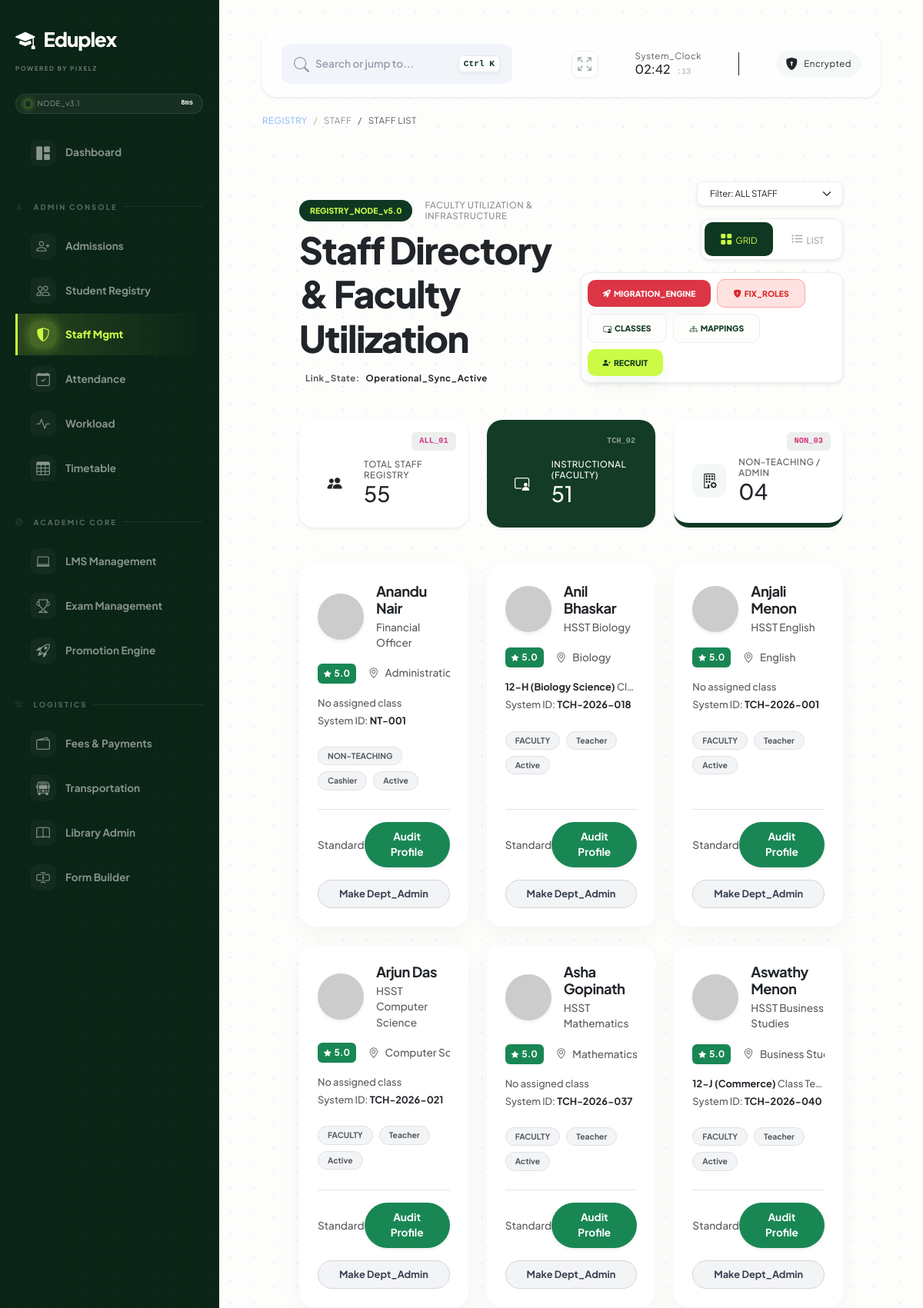
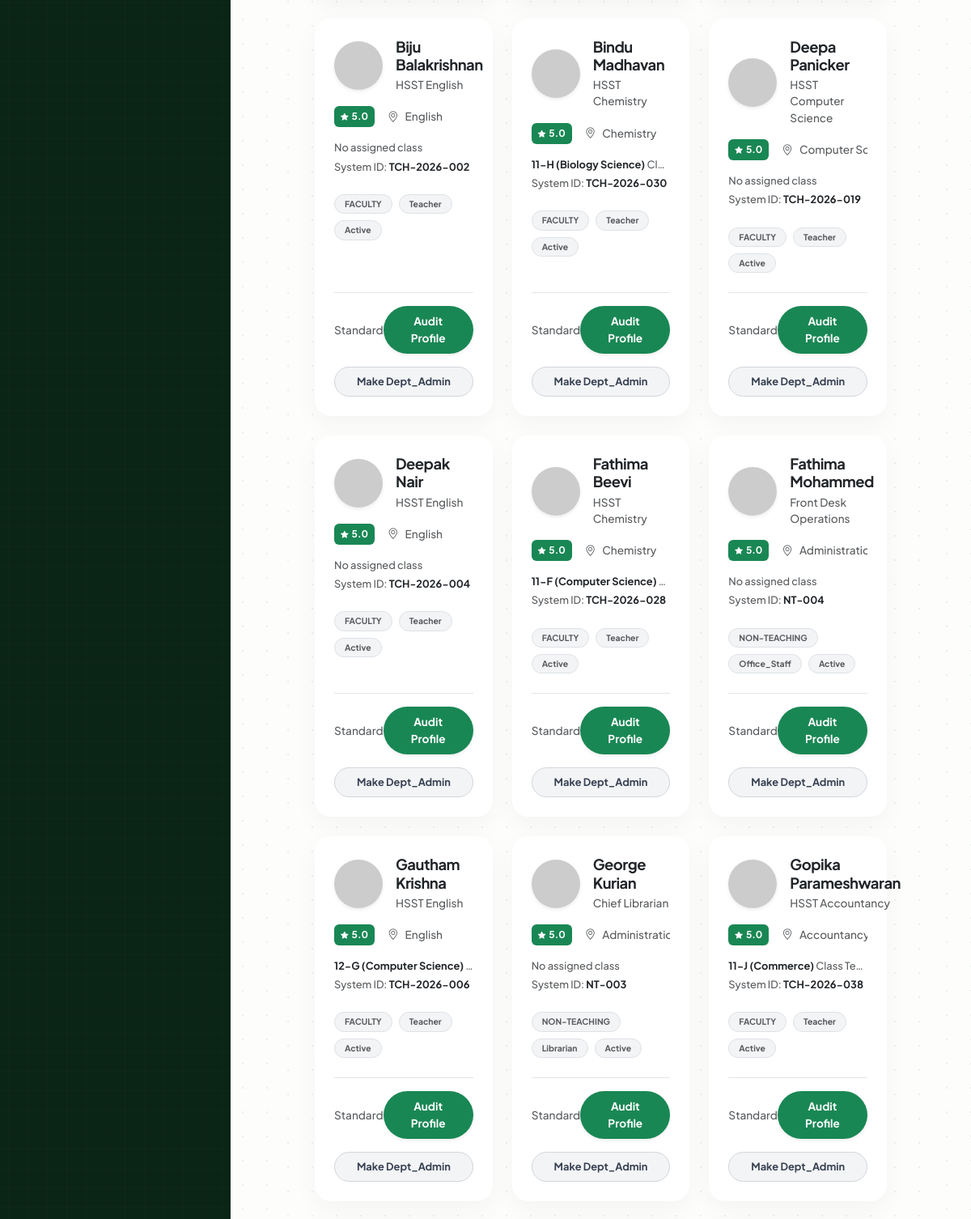
The page /staff/ (signed in, upper part) on the database its author committed (2 pictures, top to bottom).
### staff/models.py (models this page shows, shortened)
class Staff(models.Model):
    STATUS_CHOICES = [
        ('Active', 'Active'),
        ('Resigned', 'Resigned'),
        ('On_Leave', 'On Leave'),
    ]
    ROLE_CHOICES = [
        ('Teacher', 'Faculty Member'),
        ('Admin', 'Root Administrator'),
        ('Cashier', 'Financial Officer'),
        ('Librarian', 'Library Admin'),
        ('Office_Staff', 'Front Desk Operations'),
        ('Dept_Admin', 'Department Head'),
    ]
    user = models.OneToOneField(User, on_delete=models.CASCADE)
    staff_id = models.CharField(max_length=20, unique=True, null=True, blank=True)
    department = models.ForeignKey(Department, on_delete=models.SET_NULL, null=True, blank=True)
    designation = models.CharField(max_length=100)
    role = models.CharField(max_length=20, choices=ROLE_CHOICES, default='Teacher') # Added new role field
    qualification = models.CharField(max_length=100, null=True, blank=True)
    joining_date = models.DateField(default=timezone.now, null=True, blank=True)
    phone = models.CharField(max_length=15, null=True, blank=True)
    address = models.TextField(null=True, blank=True)
    is_teaching_staff = models.BooleanField(default=True)
    status = models.CharField(max_length=20, choices=STATUS_CHOICES, default='Active')

class Department(models.Model):
    name = models.CharField(max_length=100, unique=True)
    head_of_department = models.ForeignKey('Staff', on_delete=models.SET_NULL, null=True, blank=True, related_name='hod_of')

### admission/models.py (models this page shows, shortened)
class ClassRoom(models.Model):
    STANDARD_CHOICES = [(str(i), str(i)) for i in range(1, 13)]
    DIVISION_CHOICES = [
        ('A1', 'A1'), ('A2', 'A2'), ('B1', 'B1'), ('B2', 'B2'),
        ('C1', 'C1'), ('C2', 'C2'), ('D1', 'D1'), ('D2', 'D2'),
        ('E1', 'E1'), ('E2', 'E2'), ('F1', 'F1'), ('F2', 'F2'),
        ('G1', 'G1'), ('G2', 'G2'), ('H1', 'H1'), ('H2', 'H2'),
        ('I1', 'I1'), ('I2', 'I2'), ('J1', 'J1'), ('J2', 'J2'),
        ('K1', 'K1'), ('K2', 'K2'), ('A', 'A'), ('B', 'B'), ('C', 'C'), ('D', 'D')
    ]
    standard = models.CharField(max_length=5, choices=STANDARD_CHOICES)
    division = models.CharField(max_length=5, choices=DIVISION_CHOICES)
    stream = models.ForeignKey(Stream, on_delete=models.SET_NULL, null=True, blank=True)
    class_teacher = models.OneToOneField(
        'staff.Staff',
        on_delete=models.SET_NULL,
        null=True,
        blank=True,
        related_name='class_teacher_of',
        help_text="The teacher in charge of this specific class."
    )
    name = models.CharField(max_length=100, blank=True, editable=False)
    total_seats = models.IntegerField(default=60)
    class Meta:
        unique_together = ['standard', 'division']
        ordering = ['standard', 'division']

### staff/views.py (the view)
# urls.py: path('', views.staff_list, name='staff_list'),
@login_required
@user_passes_test(is_admin_or_dept_admin)
def staff_list(request):
    staff_members = Staff.objects.select_related('user', 'department').all().order_by('user__first_name')
    teaching_count = staff_members.filter(is_teaching_staff=True).count()
    non_teaching_count = staff_members.filter(is_teaching_staff=False).count()
    return render(request, 'staff/list.html', {
        'staff_members': staff_members,
        'teaching_count': teaching_count,
        'non_teaching_count': non_teaching_count
    })

### templates/staff/list.html (shortened to what this page needs)
{% extends 'base.html' %}
{% load static %}
{% block content %}
<div class="theme-wrapper container-fluid p-4 p-lg-5 page-load-animation registry-blueprint">
    <div class="row align-items-end mb-5 gy-4">
        <div class="col-xl-6 col-xxl-6">
            <div class="d-flex align-items-center gap-3 mb-2">
                <span class="badge-node-tech">REGISTRY_NODE_v5.0</span>
                <h6 class="text-uppercase smallest fw-black ls-1 m-0 text-theme-dark opacity-50">
                    Faculty Utilization & Infrastructure
                </h6>
            </div>
            <h1 class="display-title text-theme-dark tracking-tighter m-0 line-height-1 text-wrap">
                Staff Directory & Faculty Utilization
            </h1>
            <div class="d-flex align-items-center gap-2 mt-3 text-theme-dark fw-bold">
                <span class="smallest ls-1 fw-black uppercase opacity-75">Link_State:</span>
                <span class="smallest ls-1 fw-black text-theme-accent-dark uppercase">Operational_Sync_Active</span>
            </div>
        </div>
        <div class="col-xl-6 col-xxl-6 d-flex flex-wrap align-items-center justify-content-start justify-content-xl-end gap-3">
            <div class="filter-terminal shadow-sm border rounded-3 overflow-hidden bg-white">
                <select id="staffFilter" class="form-select border-0 shadow-none smallest fw-black uppercase text-theme-dark ps-3 pe-5 py-2" onchange="filterStaff(this.value)" style="cursor: pointer; background-color: transparent;">
                    <option value="all">Filter: ALL STAFF</option>
                </select>
            </div>
            <div class="view-toggle-terminal p-1 d-flex align-items-center gap-1 shadow-sm border">
                <button onclick="switchView('grid')" id="gridBtn" class="btn-terminal-toggle active">
                    <i class="bi bi-grid-fill me-1"></i><span class="smallest fw-black">GRID</span>
                </button>
                <button onclick="switchView('list')" id="listBtn" class="btn-terminal-toggle">
                    <i class="bi bi-list-ul me-1"></i><span class="smallest fw-black">LIST</span>
                </button>
            </div>
            {% if request.user.is_superuser or request.user.groups.all.0.name == 'Admin' or request.user.groups.all.0.name == 'Dept_Admin' %}
            <div class="action-terminal p-2 shadow-sm border d-flex flex-wrap align-items-center gap-2">
                <a href="{% url 'staff:promotion_terminal' %}" class="btn-terminal-action alert-danger text-nowrap shadow-soft border-0">
                    <i class="bi bi-rocket-takeoff-fill me-1"></i>MIGRATION_ENGINE
                </a>
                {% if request.user.is_superuser or request.user.groups.all.0.name == 'Admin' %}
                <form action="{% url 'staff:sync_staff_roles' 0 %}" method="POST" class="m-0">
                    <button type="submit" name="bulk_promote" class="btn-terminal-action danger text-nowrap">
                        <i class="bi bi-shield-lock-fill me-1"></i>FIX_ROLES
                    </button>
                </form>
                {% endif %}
                <a href="{% url 'staff:assign_class_teacher' %}" class="btn-terminal-action standard text-nowrap"><i class="bi bi-person-video3 me-1"></i>CLASSES</a>
                <a href="{% url 'staff:allocation_list' %}" class="btn-terminal-action standard text-nowrap"><i class="bi bi-diagram-3 me-1"></i>MAPPINGS</a>
                <a href="{% url 'staff:add' %}" class="btn-terminal-action neon shadow-soft text-nowrap"><i class="bi bi-person-plus-fill me-1"></i>RECRUIT</a>
            </div>
            {% endif %}
        </div>
    </div>
    <div class="row g-4 mb-5">
        <div class="col-xl-4 col-md-4">
            <div class="card card-terminal border-0 h-100 glass-node shadow-sm position-relative">
                <code class="code-fragment position-absolute top-0 end-0 m-3 text-theme-dark">ALL_01</code>
                <div class="card-body p-4 pt-5 d-flex align-items-center">
                    <div class="terminal-icon-box bg-sage me-3 flex-shrink-0"><i class="bi bi-people-fill"></i></div>
                    <div class="w-100">
                        <h6 class="fw-black text-muted smallest text-uppercase ls-1 m-0">Total Staff Registry</h6>
                        <h3 class="fw-black text-theme-dark m-0 tracking-tighter">{{ staff_members.count|stringformat:"02d" }}</h3>
                    </div>
                </div>
            </div>
        </div>
        <div class="col-xl-4 col-md-4">
            <div class="card card-terminal border-0 h-100 glass-node-dark shadow-sm position-relative text-white">
                <code class="code-fragment position-absolute top-0 end-0 m-3 text-white opacity-50">TCH_02</code>
                <div class="card-body p-4 pt-5 d-flex align-items-center">
                    <div class="terminal-icon-box bg-theme-accent text-theme-dark me-3 flex-shrink-0"><i class="bi bi-person-video3"></i></div>
                    <div class="w-100">
                        <h6 class="fw-black theme-accent-text smallest text-uppercase ls-1 m-0">Instructional (Faculty)</h6>
                        <h3 class="fw-black text-white m-0 tracking-tighter">{{ teaching_count|stringformat:"02d" }}</h3>
                    </div>
                </div>
            </div>
        </div>
        <div class="col-xl-4 col-md-4">
            <div class="card card-terminal border-0 h-100 glass-node border-bottom-heavy shadow-sm position-relative">
                <code class="code-fragment position-absolute top-0 end-0 m-3 text-theme-dark">NON_03</code>
                <div class="card-body p-4 pt-5 d-flex align-items-center">
                    <div class="terminal-icon-box bg-light-sage text-theme-dark me-3 flex-shrink-0"><i class="bi bi-building-gear"></i></div>
                    <div class="w-100">
                        <h6 class="fw-black text-muted smallest text-uppercase ls-1 m-0">Non-Teaching / Admin</h6>
                        <h3 class="fw-black text-theme-dark m-0 tracking-tighter">{{ non_teaching_count|stringformat:"02d" }}</h3>
                    </div>
                </div>
            </div>
        </div>
    </div>
    <div id="gridView" class="row g-4 transition-fade">
        {% for staff in staff_members %}
        <div class="col-xl-4 col-lg-6 col-md-6 flex-fill staff-node-item" data-category="{% if staff.is_teaching_staff %}faculty{% else %}non-teaching{% endif %}">
            <div class="card border-0 h-100 p-4" style="border-radius: 20px; box-shadow: 0 10px 30px rgba(0,0,0,0.04); background: #ffffff; transition: 0.3s;">
                <div class="d-flex align-items-center gap-3 mb-3">
                    <img src="https://ui-avatars.com/api/?name={{ staff.user.get_full_name }}&background=0f3822&color=cbfb45&size=128&bold=true" class="rounded-circle shadow-sm" style="width: 60px; height: 60px; object-fit: cover;">
                    <div>
                        <h5 class="fw-bold mb-1 text-theme-dark" style="font-size: 1.15rem; letter-spacing: -0.5px;">{{ staff.user.get_full_name }}</h5>
                        <p class="text-muted mb-0" style="font-size: 0.85rem; font-weight: 500;">{{ staff.designation }}</p>
                    </div>
                </div>
                <div class="d-flex align-items-center gap-3 mb-3">
                    <div class="d-flex align-items-center rounded px-2 py-1 {% if staff.user.is_staff %}bg-success{% else %}bg-danger{% endif %} text-white" style="font-size: 0.75rem; font-weight: 700;">
                        <i class="bi bi-star-fill me-1" style="font-size: 0.6rem;"></i> 5.0 </div>
                    <div class="d-flex align-items-center text-muted text-truncate" style="font-size: 0.85rem; font-weight: 500;">
                        <i class="bi bi-geo-alt me-2"></i> {{ staff.department.name|default:"General Dept"|title }}
                    </div>
                </div>
                <div class="mb-4 d-flex flex-column gap-1">
                    <div class="text-muted text-truncate" style="font-size: 0.8rem; font-weight: 500;">
                        {% if staff.class_teacher_of %}
                            <span class="text-dark fw-bold">{{ staff.class_teacher_of.name }}</span> Class Teacher
                        {% else %}
                            No assigned class
                        {% endif %}
                    </div>
                    <div class="text-muted" style="font-size: 0.8rem; font-weight: 500;">
                        System ID: <span class="text-dark fw-bold">{{ staff.staff_id|default:"N/A" }}</span>
                    </div>
                </div>
                <div class="d-flex flex-wrap gap-2 mb-4">
                    {% if staff.is_teaching_staff %}
                        <span class="badge rounded-pill fw-bold text-muted border" style="background: #f3f4f6; font-size: 0.65rem; padding: 6px 12px;">FACULTY</span>
                    {% else %}
                        <span class="badge rounded-pill fw-bold text-muted border" style="background: #f3f4f6; font-size: 0.65rem; padding: 6px 12px;">NON-TEACHING</span>
                    {% endif %}
                    <span class="badge rounded-pill fw-bold text-muted border" style="background: #f3f4f6; font-size: 0.65rem; padding: 6px 12px;">{{ staff.role }}</span>
                    <span class="badge rounded-pill fw-bold text-muted border" style="background: #f3f4f6; font-size: 0.65rem; padding: 6px 12px;">{{ staff.status }}</span>
                </div>
                <div class="mt-auto pt-3 border-top border-black border-opacity-10 d-flex flex-column gap-3">
                    <div class="d-flex align-items-center justify-content-between">
                        <div class="fw-bold text-theme-dark" style="font-size: 0.95rem;">
                            {% if staff.user.groups.all.0.name == 'Dept_Admin' %}
                                <i class="bi bi-shield-check text-theme-accent-dark me-1"></i> Admin
                            {% else %}
                                <span class="text-muted" style="font-size: 0.85rem; font-weight: 500;">Standard</span>
                            {% endif %}
                        </div>
                        <a href="{% url 'staff:staff_detail' staff.id %}" class="btn rounded-pill fw-bold px-4 py-2 shadow-sm text-white" style="background: #198754; font-size: 0.85rem; transition: 0.3s;">
                            Audit Profile
                        </a>
                    </div>
                    {% if request.user.is_superuser or request.user.groups.all.0.name == 'Admin' %}
                    <form action="{% url 'staff:sync_staff_roles' staff.id %}" method="POST" class="m-0 w-100">
                        {% if staff.user.groups.all.0.name == 'Dept_Admin' %}
                            <button type="submit" name="revoke_dept_admin" class="btn w-100 rounded-pill fw-bold py-2" style="background: #fee2e2; color: #ef4444; border: 1px solid #fca5a5; font-size: 0.8rem;" onclick="return confirm('Revoke Admin Access for this user?')">
                                Revoke Admin Access
                            </button>
                        {% else %}
                            <button type="submit" name="make_dept_admin" class="btn w-100 rounded-pill fw-bold py-2" style="background: #f3f4f6; color: #374151; border: 1px solid #d1d5db; font-size: 0.8rem;" onclick="return confirm('Elevate this user to Dept Admin?')">
                                Make Dept_Admin
                            </button>
                        {% endif %}
                    </form>
                    {% endif %}
                </div>
            </div>
        </div>
        {% endfor %}
    </div>
</div>
{% endblock %}

### rows shown on the page
Staff: user.get_full_name "Anandu Nair", designation "Financial Officer", department.name "Administra…", shows "No assigned class", staff_id "NT-001", is_teaching_staff "NON-TEACHING", role "Cashier", status "Active", shows "Standard", shows "Make Dept_Admin"
Staff: user.get_full_name "Anil Bhaskar", designation "HSST Biology", department.name "Biology", class_teacher_of.name "12-H (Biology Science)", staff_id "TCH-2026-018", is_teaching_staff "FACULTY", role "Teacher", status "Active", shows "Standard", shows "Make Dept_Admin"
Staff: user.get_full_name "Anjali Menon", designation "HSST English", department.name "English", shows "No assigned class", staff_id "TCH-2026-001", is_teaching_staff "FACULTY", role "Teacher", status "Active", shows "Standard", shows "Make Dept_Admin"
Staff: user.get_full_name "Arjun Das", designation "HSST Computer Science", department.name "Computer…", shows "No assigned class", staff_id "TCH-2026-021", is_teaching_staff "FACULTY", role "Teacher", status "Active", shows "Standard", shows "Make Dept_Admin"
Staff: user.get_full_name "Asha Gopinath", designation "HSST Mathematics", department.name "Mathematics", shows "No assigned class", staff_id "TCH-2026-037", is_teaching_staff "FACULTY", role "Teacher", status "Active", shows "Standard", shows "Make Dept_Admin"
Staff: user.get_full_name "Aswathy Menon", designation "HSST Business Studies", department.name "Business St…", class_teacher_of.name "12-J (Commerce)", staff_id "TCH-2026-040", is_teaching_staff "FACULTY", role "Teacher", status "Active", shows "Standard", shows "Make Dept_Admin"
Staff: user.get_full_name "Biju Balakrishnan", designation "HSST English", department.name "English", shows "No assigned class", staff_id "TCH-2026-002", is_teaching_staff "FACULTY", role "Teacher", status "Active", shows "Standard", shows "Make Dept_Admin"
Staff: user.get_full_name "Bindu Madhavan", designation "HSST Chemistry", department.name "Chemistry", class_teacher_of.name "11-H (Biology Science)", staff_id "TCH-2026-030", is_teaching_staff "FACULTY", role "Teacher", status "Active", shows "Standard", shows "Make Dept_Admin"
Staff: user.get_full_name "Deepa Panicker", designation "HSST Computer Science", department.name "Computer…", shows "No assigned class", staff_id "TCH-2026-019", is_teaching_staff "FACULTY", role "Teacher", status "Active", shows "Standard", shows "Make Dept_Admin"
Staff: user.get_full_name "Deepak Nair", designation "HSST English", department.name "English", shows "No assigned class", staff_id "TCH-2026-004", is_teaching_staff "FACULTY", role "Teacher", status "Active", shows "Standard", shows "Make Dept_Admin"
Staff: user.get_full_name "Fathima Beevi", designation "HSST Chemistry", department.name "Chemistry", class_teacher_of.name "11-F (Computer Science)", staff_id "TCH-2026-028", is_teaching_staff "FACULTY", role "Teacher", status "Active", shows "Standard", shows "Make Dept_Admin"
Staff: user.get_full_name "Fathima Mohammed", designation "Front Desk Operations", department.name "Administra…", shows "No assigned class", staff_id "NT-004", is_teaching_staff "NON-TEACHING", role "Office_Staff", status "Active", shows "Standard", shows "Make Dept_Admin"
Staff: user.get_full_name "Gautham Krishna", designation "HSST English", department.name "English", class_teacher_of.name "12-G (Computer Science)", staff_id "TCH-2026-006", is_teaching_staff "FACULTY", role "Teacher", status "Active", shows "Standard", shows "Make Dept_Admin"
Staff: user.get_full_name "George Kurian", designation "Chief Librarian", department.name "Administra…", shows "No assigned class", staff_id "NT-003", is_teaching_staff "NON-TEACHING", role "Librarian", status "Active", shows "Standard", shows "Make Dept_Admin"
Staff: user.get_full_name "Gopika Parameshwaran", designation "HSST Accountancy", department.name "Accountan…", class_teacher_of.name "11-J (Commerce)", staff_id "TCH-2026-038", is_teaching_staff "FACULTY", role "Teacher", status "Active", shows "Standard", shows "Make Dept_Admin"

### other values the page prints
{{ request.resolver_match.app_name }} "STAFF"
{{ request.resolver_match.url_name|replace_chars:"_, " }} "STAFF LIST"
{{ staff_members.count|stringformat:"02d" }} "55"
{{ teaching_count|stringformat:"02d" }} "51"
{{ non_teaching_count|stringformat:"02d" }} "04"
